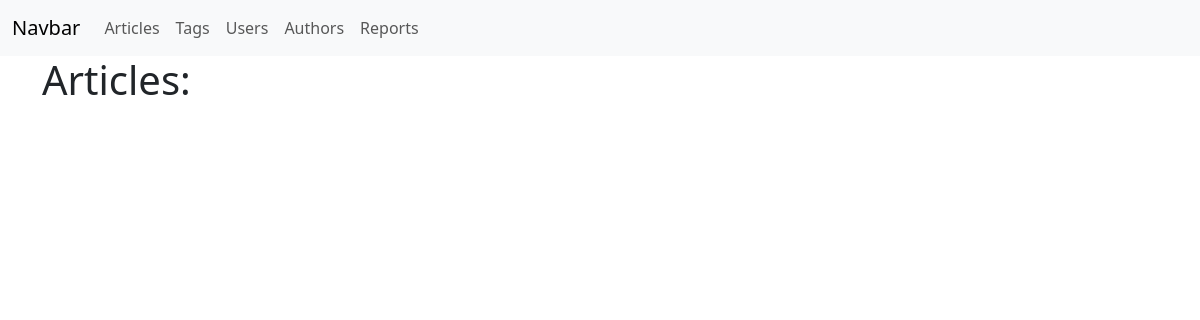
/articles/, run on an earlier commit of the app's database.
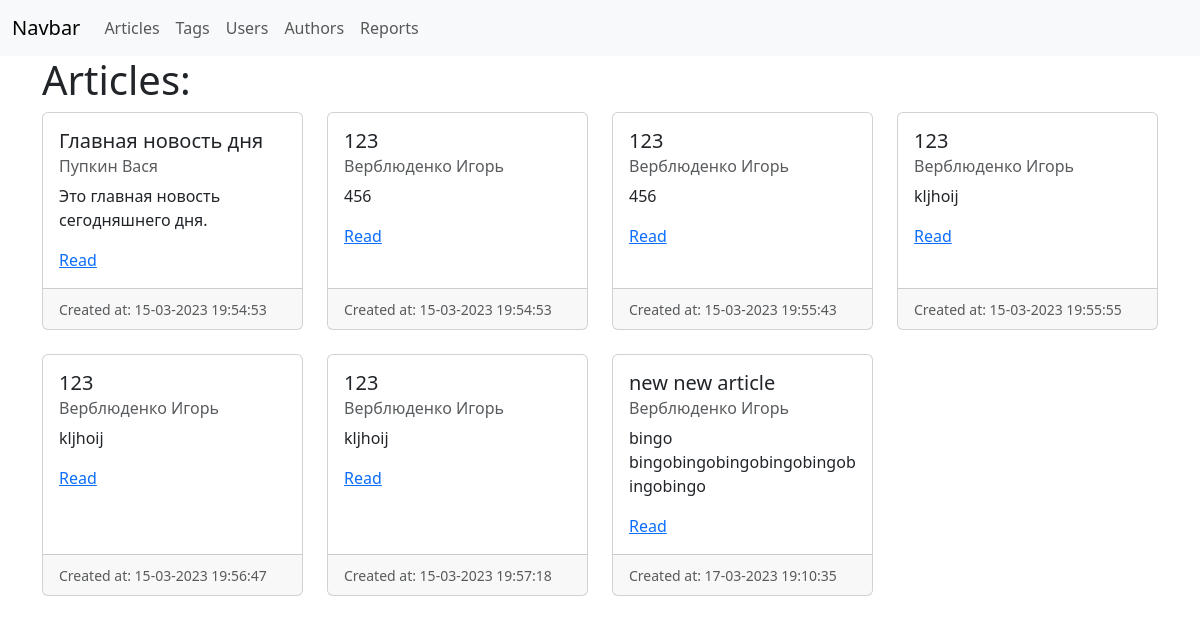
And on a later commit of the database.
### blog/models.py (models this page shows, shortened)
class Article(db.Model):
    __tablename__ = 'articles'
    id = Column(db.Integer, primary_key=True)
    author_id = Column(db.Integer, ForeignKey('authors.id'), nullable=False)
    title = Column(db.String(255))
    text = Column(db.Text)
    created_at = Column(db.DateTime, default=datetime.utcnow)
    updated_at = Column(db.DateTime, default=datetime.utcnow,
                        onupdate=datetime.utcnow)
    author = relationship('Author', back_populates='article')
    tags = relationship(
        'Tag', secondary=articale_tag_associations_table, back_populates='articles')

class User(db.Model, UserMixin):
    __tablename__ = 'users'
    id = db.Column(db.Integer, primary_key=True)
    email = db.Column(db.String(255), unique=True)
    first_name = db.Column(db.String(255))
    last_name = db.Column(db.String(255))
    password = db.Column(db.String(255))
    is_staff = db.Column(db.Boolean, default=False)
    author = relationship('Author', uselist=False, back_populates='user')

### blog/articles/views.py (the view)
@article.route('/', methods=['GET'])
def article_list():
    articles = Article.query.all()
    return render_template(
        'articles/list.html',
        articles=articles,
    )

### blog/templates/articles/list.html (shortened to what this page needs)
{% extends 'base.html' %}
{% block body %}
    <div class="row">
            <h1>Articles:</h1>
    </div>
    <div class="row row-cols-1 row-cols-md-4 g-4">
        {% for article in articles %}
            <div class="col">
                <div class="card h-100">
                    <div class="card-body">
                        <h5 class="card-title">{{ article.title }}</h5>
                        <h6 class="card-subtitle mb-2 text-muted">{{ article.author.user.first_name }} {{ article.author.user.last_name }}</h6>
                        <p class="card-text">{{ article.text | truncate(50) }}</p>
                        <a href="{{ url_for('article.get_article', pk=article.id) }}"
                           class="card-link">Read</a>
                    </div>
                    <div class="card-footer">
                        <small class="text-muted">Created at: {{ article.created_at.strftime('%d-%m-%Y %H:%M:%S') }}</small>
                    </div>
                </div>
            </div>
        {% endfor %}
    </div>
{% endblock %}

### blog/templates/base.html (shortened to what this page needs)
<!doctype html>
<html lang='en'>
  <head>
    {% block css %}
    <link href="{{url_for('static',filename='css/bootstrap.min.css')}}" rel="stylesheet">
    {% endblock%}
  </head>
  <body>
    {% include 'navbar.html' %}
    <div class="container">
      {% block body %}{% endblock %}
    </div>
    {% block js %}
  </body>
    {% endblock %}
  </body>
</html>

### blog/templates/navbar.html (shortened to what this page needs)
  <nav class="navbar navbar-expand-lg bg-body-tertiary">
  <div class="container-fluid">
    <a class="navbar-brand" href="#">Navbar</a>
    <div class="collapse navbar-collapse" id="navbarSupportedContent">
      <ul class="navbar-nav">
        <li class="nav-item">
          <a class="nav-link" href="{{ url_for('article.article_list')}}">Articles</a>
        </li>
        <li class="nav-item">
          <a class="nav-link" href="{{ url_for('tag.tag_list')}}">Tags</a>
        </li>
        <li class="nav-item">
          <a class="nav-link"  href="{{ url_for('user.user_list')}}">Users</a>
        </li>
        <li class="nav-item">
          <a class="nav-link"  href="{{ url_for('author.author_list')}}">Authors</a>
        </li>
        <li class="nav-item">
          <a class="nav-link" href="{{ url_for('report.report_list')}}">Reports</a>
        </li>
      </ul>
    </div>
  </div>
</nav>

What changed in the data, as far as the page shows it:
added Article: title "Главная новость дня", author.user.first_name "Пупкин", author.user.last_name "Вася", text "Это главная новость сегодняшнего дня.", created_at "15-03-2023 19:54:53"
added Article: title "123", author.user.first_name "Верблюденко", author.user.last_name "Игорь", text "456", created_at "15-03-2023 19:54:53"
added Article: title "123", author.user.first_name "Верблюденко", author.user.last_name "Игорь", text "456", created_at "15-03-2023 19:55:43"
added Article: title "123", author.user.first_name "Верблюденко", author.user.last_name "Игорь", text "kljhoij", created_at "15-03-2023 19:55:55"
added Article: title "123", author.user.first_name "Верблюденко", author.user.last_name "Игорь", text "kljhoij", created_at "15-03-2023 19:56:47"
added Article: title "123", author.user.first_name "Верблюденко", author.user.last_name "Игорь", text "kljhoij", created_at "15-03-2023 19:57:18"
added Article: title "new new article", author.user.first_name "Верблюденко", author.user.last_name "Игорь", text "bingo bingobingobingobingobingobingobingo", created_at "17-03-2023 19:10:35"
